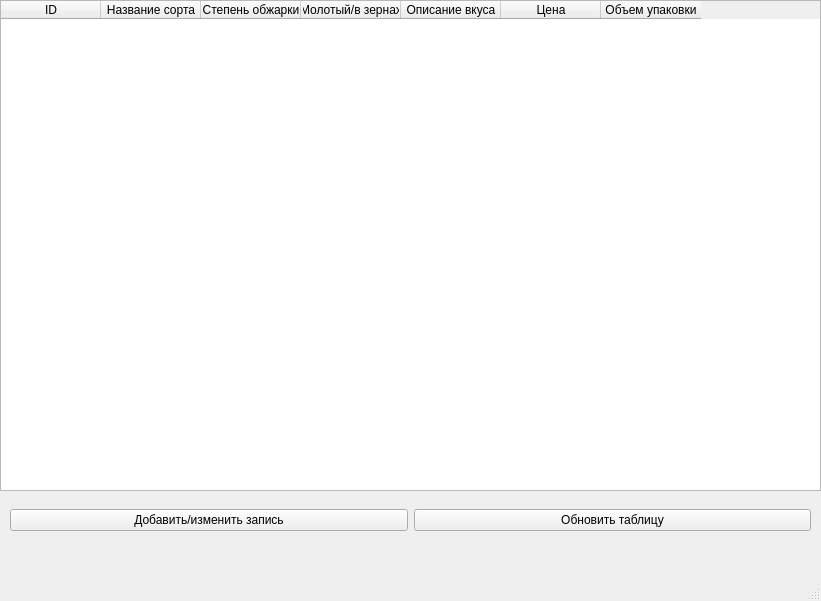
<?xml version="1.0" encoding="UTF-8"?>
<ui version="4.0">
 <class>MainWindow</class>
 <widget class="QMainWindow" name="MainWindow">
  <property name="geometry">
   <rect>
    <x>0</x>
    <y>0</y>
    <width>821</width>
    <height>601</height>
   </rect>
  </property>
  <property name="windowTitle">
   <string>MainWindow</string>
  </property>
  <widget class="QWidget" name="centralwidget">
   <widget class="QTableWidget" name="tableWidget">
    <property name="geometry">
     <rect>
      <x>0</x>
      <y>0</y>
      <width>821</width>
      <height>491</height>
     </rect>
    </property>
    <column>
     <property name="text">
      <string>ID</string>
     </property>
    </column>
    <column>
     <property name="text">
      <string>Название сорта</string>
     </property>
    </column>
    <column>
     <property name="text">
      <string>Степень обжарки</string>
     </property>
    </column>
    <column>
     <property name="text">
      <string>Молотый/в зернах</string>
     </property>
    </column>
    <column>
     <property name="text">
      <string>Описание вкуса</string>
     </property>
    </column>
    <column>
     <property name="text">
      <string>Цена</string>
     </property>
    </column>
    <column>
     <property name="text">
      <string>Объем упаковки</string>
     </property>
    </column>
   </widget>
   <widget class="QWidget" name="horizontalLayoutWidget">
    <property name="geometry">
     <rect>
      <x>10</x>
      <y>500</y>
      <width>801</width>
      <height>41</height>
     </rect>
    </property>
    <layout class="QHBoxLayout" name="horizontalLayout">
     <item>
      <widget class="QPushButton" name="add_edit">
       <property name="text">
        <string>Добавить/изменить запись</string>
       </property>
      </widget>
     </item>
     <item>
      <widget class="QPushButton" name="update">
       <property name="text">
        <string>Обновить таблицу</string>
       </property>
      </widget>
     </item>
    </layout>
   </widget>
  </widget>
  <widget class="QMenuBar" name="menubar">
   <property name="geometry">
    <rect>
     <x>0</x>
     <y>0</y>
     <width>821</width>
     <height>21</height>
    </rect>
   </property>
  </widget>
  <widget class="QStatusBar" name="statusbar"/>
 </widget>
 <resources/>
 <connections/>
</ui>
